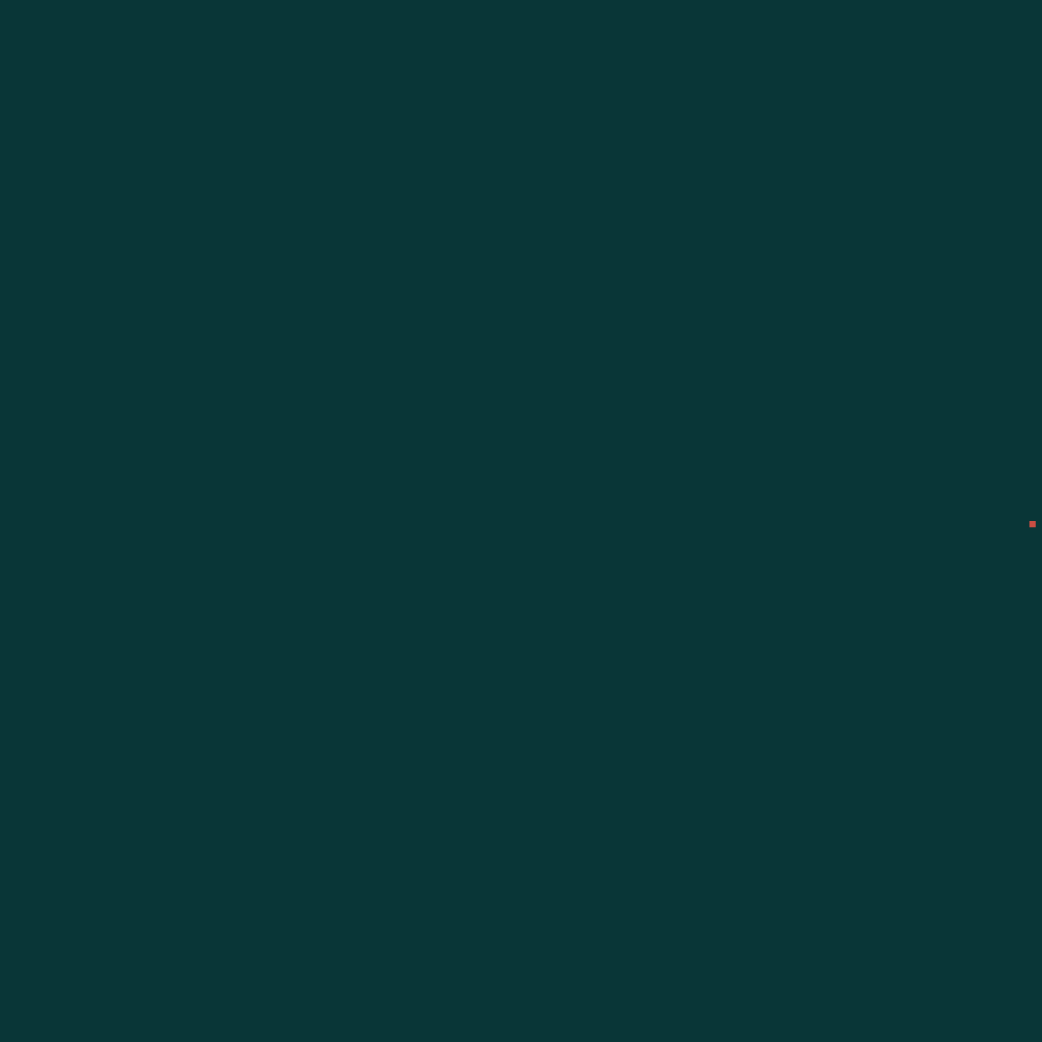
Frame 1 (no input)
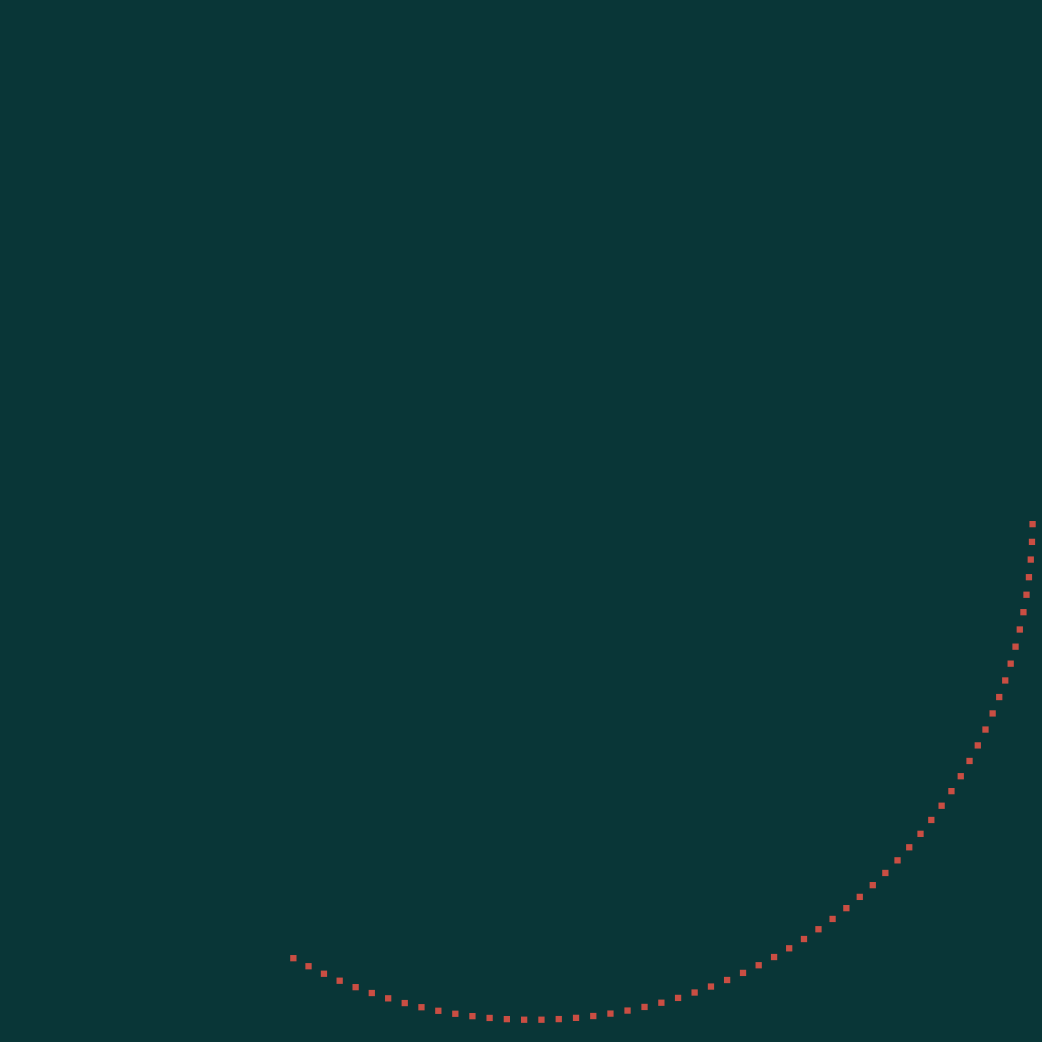
Frame 60 (the mouse pressed at the canvas centre just before this capture)
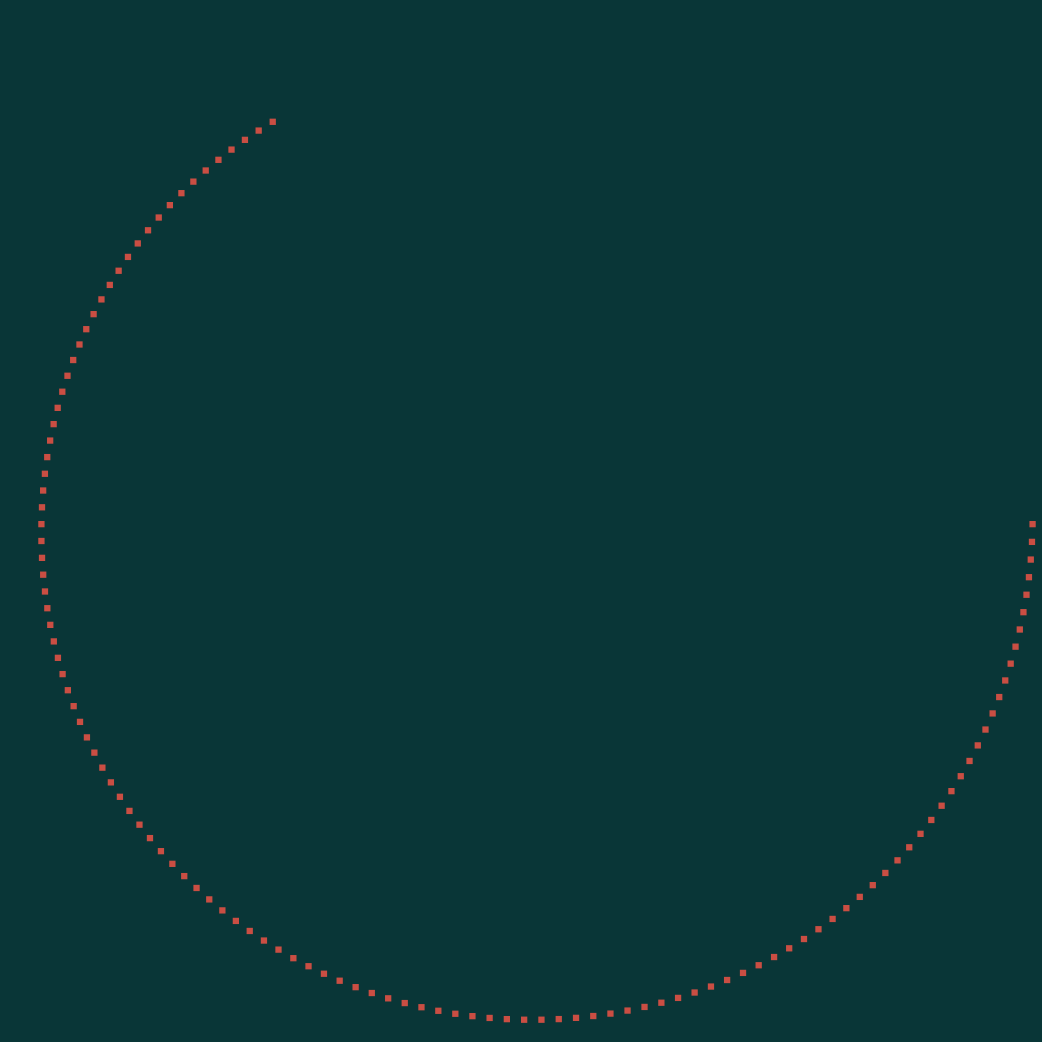
Frame 120 (the mouse held since frame 60 and released just before this capture)

The Processing sketch that drew these frames (run headless with seeded random() and noise(); from frame 60 on, the mouse is pressed at the canvas centre):

// Processing sketch: run
// ── run.pde
float radius,size,x,y,iter=1,angle;
void setup()
{
  size(1042,1042);
  background(#093637);
  size=2*PI;
  radius=width/2-size*2;
  angle=0;
}

void draw()
{
  if (radius>30)
  {
  runner(radius,angle,size);
      
  angle+=2;
  radius-=iter*PI/11;
  
  if (angle%360==0)
  {
      iter++;
      size-=PI/5;     
  }
  print(radius+", "+iter);
  }
  else
  {
  save("runner##.png");
  noLoop();
  }
}

void runner(float r, float angle, float size)
{
  noStroke();
  translate(width/2,height/2);
  fill(#c94b4b,200);
  fill(lerpColor(#c94b4b,#cc5333,map(iter,0,3,0,1)));
  x=r*cos(radians(angle)) ;
  y=r*sin(radians(angle)) ;
  rect(x,y,size,size);  
  for (float i=1;i<iter;i++)
  {
    float x1=(r-PI*5*i)*cos(radians(angle)) ;
    float y1=(r-PI*5*i)*sin(radians(angle)) ;
    float x2=(r+PI*5*i)*cos(radians(angle)) ;
    float y2=(r+PI*5*i)*sin(radians(angle)) ;  
    fill(lerpColor(#F7971E,#FFD200,map(iter,0,3,0,1)));
     ellipse(x1,y1,PI,PI);
     ellipse(x2,y2,PI,PI);
  }
}
